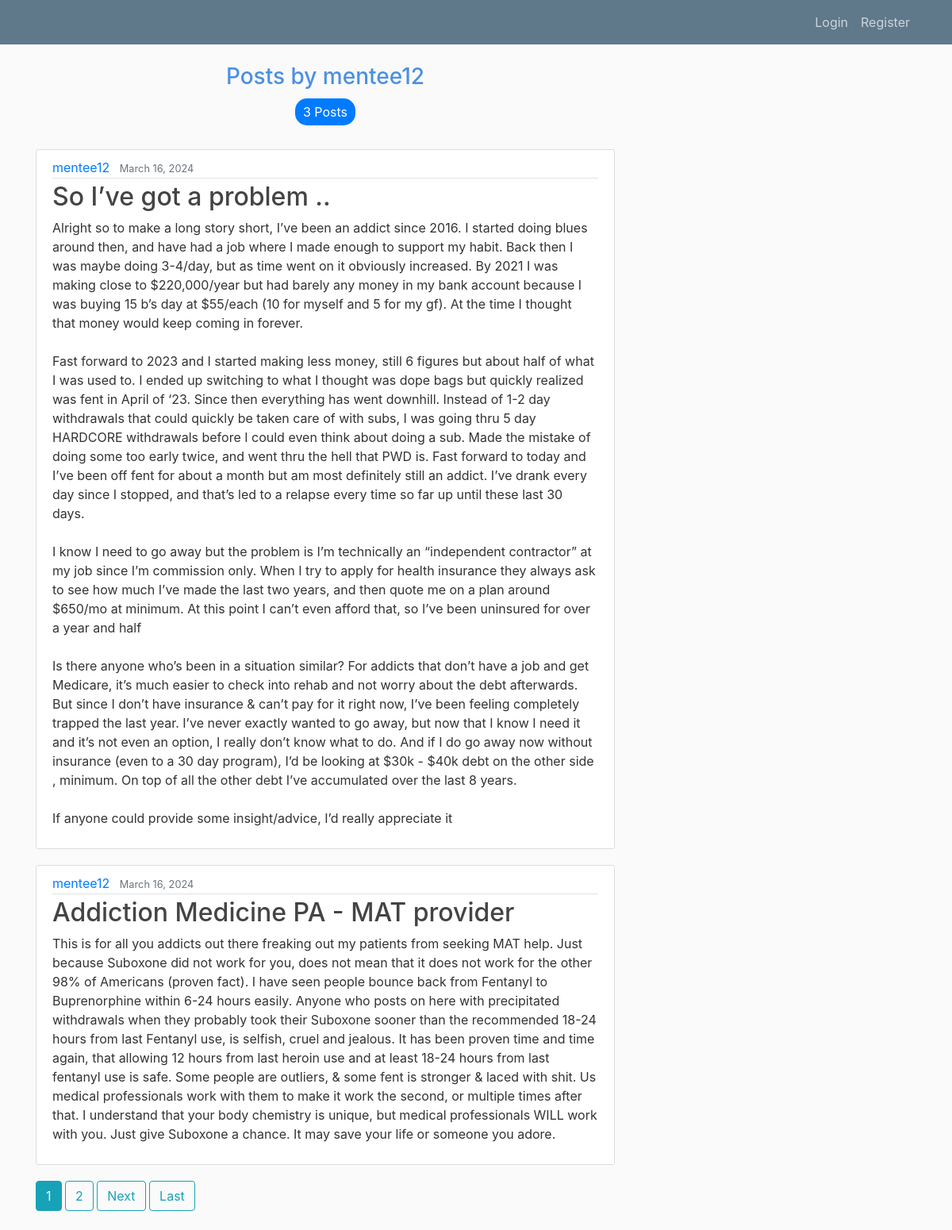
The page /feed/user/mentee12 on the database its author committed.
### feed/models.py (models this page shows, shortened)
class Post(models.Model):
    title = models.CharField(max_length=100)
    content = models.TextField()
    date_posted = models.DateTimeField(default=timezone.now)
    author = models.ForeignKey(User, on_delete=models.CASCADE)

### feed/views.py (the view)
# urls.py: path('user/<str:username>', UserPostListView.as_view(), name='user-posts'),
class UserPostListView(ListView):
    model = Post
    template_name = 'feed/user_posts.html'  # <app>/<model>_<viewtype>.html
    context_object_name = 'posts'
    paginate_by = 2
    def get_queryset(self):
        user = get_object_or_404(User, username=self.kwargs.get('username'))
        return Post.objects.filter(author=user).order_by('-date_posted')

### feed/templates/feed/user_posts.html (shortened to what this page needs)
{% extends "feed/base.html" %}
{% block content %}
  <div class="user-posts-header">
    <h3 class="user-posts-title">Posts by {{ view.kwargs.username }}</h3>
    <span class="post-count-badge">{{ page_obj.paginator.count }} Posts</span>
  </div>
    {% if posts %}
        {% for post in posts %}
            <article class="media content-section">
              <div class="media-body">
                <div class="article-metadata">
                  <a class="mr-2" href="{% url 'user-posts' post.author.username %}">{{ post.author }}</a>
                  <small class="text-muted">{{ post.date_posted|date:"F d, Y" }}</small>
                </div>
                <h2><a class="article-title" href="{% url 'post-detail' post.id %}">{{ post.title }}</a></h2>
                <p class="article-content">{{ post.content }}</p>
              </div>
            </article>
        {% endfor %}
        {% if is_paginated %}
          {% for num in page_obj.paginator.page_range %}
            {% if page_obj.number == num %}
              <a class="btn btn-info mb-4" href="?page={{ num }}">{{ num }}</a>
            {% elif num > page_obj.number|add:'-3' and num < page_obj.number|add:'3' %}
              <a class="btn btn-outline-info mb-4" href="?page={{ num }}">{{ num }}</a>
            {% endif %}
          {% endfor %}
          {% if page_obj.has_next %}
            <a class="btn btn-outline-info mb-4" href="?page={{ page_obj.next_page_number }}">Next</a>
            <a class="btn btn-outline-info mb-4" href="?page={{ page_obj.paginator.num_pages }}">Last</a>
          {% endif %}
        {% endif %}
    {% else %}
        <p class="no-posts">{{ view.kwargs.username }} hasn't posted anything yet!!</p>
    {% endif %}
{% endblock content %}

### feed/static/feed/main.css (style rules this page uses)
body { background: #fafafa; color: #333333; margin-top: 5rem; }
h1, h2, h3, h4, h5, h6 { color: #444444; }
.content-section { background: #ffffff; padding: 10px 20px; border: 1px solid #dddddd; border-radius: 3px; margin-bottom: 20px; }
.article-title { color: #444444; }
.article-content { white-space: pre-line; }
.article-metadata { padding-bottom: 1px; margin-bottom: 4px; border-bottom: 1px solid #e3e3e3 }
.user-posts-header { text-align: center; margin-bottom: 30px; }
.user-posts-title { color: #4a90e2; margin-bottom: 10px; }
.post-count-badge { display: inline-block; background-color: #007bff; color: white; padding: 5px 10px; border-radius: 15px; font-size: 1em; }

### rows shown on the page
Post: author "mentee12", date_posted "March 16, 2024", title "So I’ve got a problem ..", content "Alright so to make a long story short, I’ve been an addict since 2016. I started doing blues around then, and have had a job where I made enough to support my habit. Back then I was maybe doing 3-4/day, but as time went on it obviously increased. By 2021 I was making close to $220,000/year but had barely any money in my bank account because I was buying 15 b’s day at $55/each (10 for myself and 5 for my gf). At the time I thought that money would keep coming in forever. Fast forward to 2023 and I started making less money, still 6 figures but about half of what I was used to. I ended up switching to what I thought was dope bags but quickly realized was fent in April of ‘23. Since then…"
Post: author "mentee12", date_posted "March 16, 2024", title "Addiction Medicine PA - MAT provider", content "This is for all you addicts out there freaking out my patients from seeking MAT help. Just because Suboxone did not work for you, does not mean that it does not work for the other 98% of Americans (proven fact). I have seen people bounce back from Fentanyl to Buprenorphine within 6-24 hours easily. Anyone who posts on here with precipitated withdrawals when they probably took their Suboxone sooner than the recommended 18-24 hours from last Fentanyl use, is selfish, cruel and jealous. It has been proven time and time again, that allowing 12 hours from last heroin use and at least 18-24 hours from last fentanyl use is safe. Some people are outliers, & some fent is stronger & laced with shit.…"

### other values the page prints
{{ view.kwargs.username }} "mentee12"
{{ page_obj.paginator.count }} "3"
{{ num }} "1"
{{ num }} "2"
